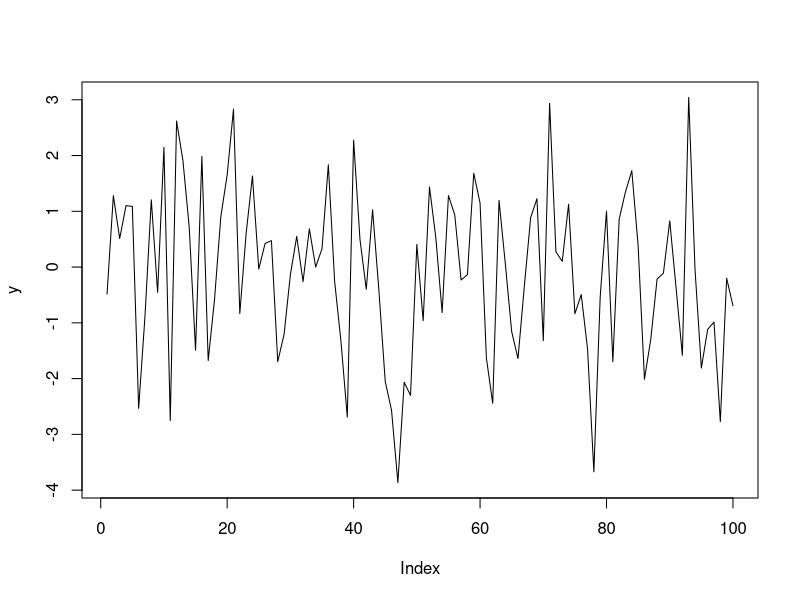
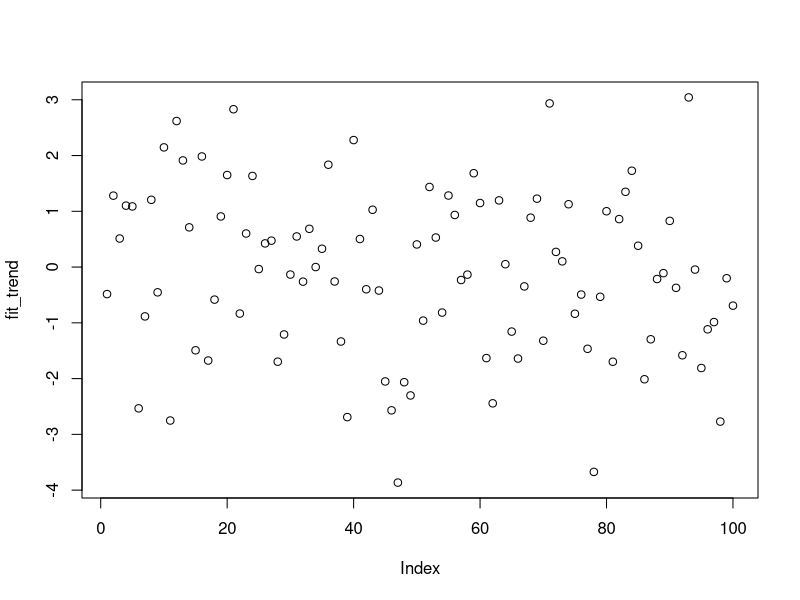
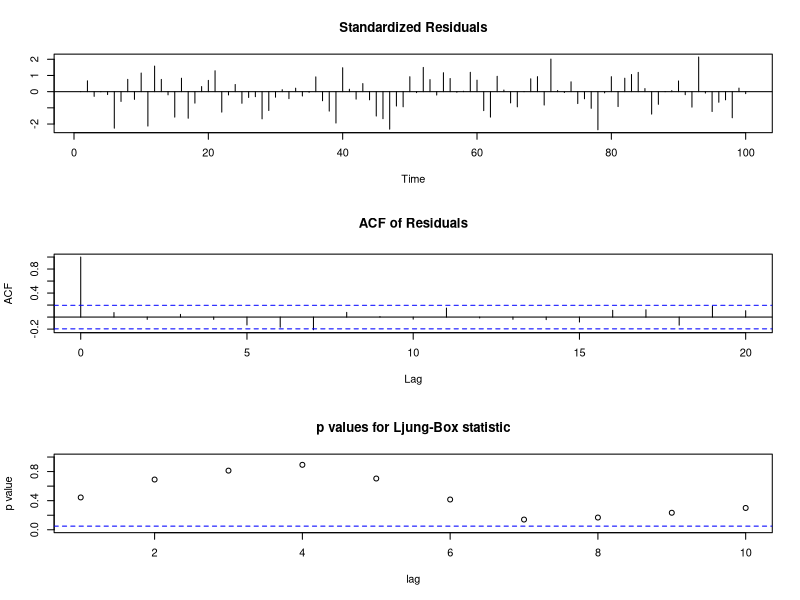
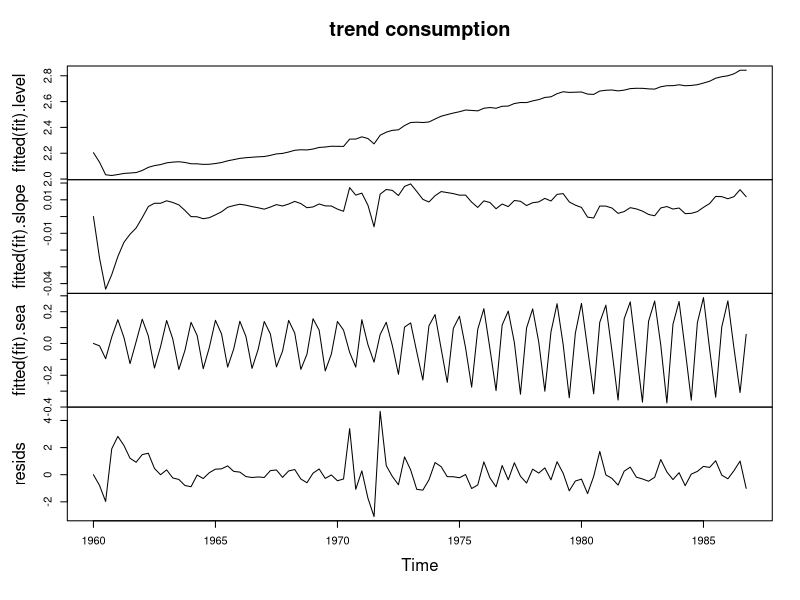

Here is the R script that generated these plots, in order:
## ---- chunk 1
knitr::opts_chunk$set(echo = TRUE)
## ---- chunk 2
library(graphics)
library(forecast)
## ---- chunk 3
mu_zero = 0
v_zero = 0 

s_q = 0.1
s_z = 0.5
s_e = 1.1

n = 100

eps_q <- rnorm(n+2, sd = sqrt(s_q))
eps_z <- rnorm(n+2, sd = sqrt(s_z))
eps_e <- rnorm(n+2, sd = sqrt(s_e))



y <- eps_e[seq(n)+1] + eps_z[seq(n)+1] + eps_q[seq(n)+1] + mu_zero + v_zero
plot(y, type = "l")

## ---- chunk 4
fit_trend <- window(y, start = 0)
(fit <- StructTS(fit_trend, type = "trend"))
plot(fit_trend)

tsdiag(fit)

(fit <- StructTS(log10(UKgas), type = "BSM"))

plot(cbind(fitted(fit), resids=resid(fit)), main = "trend consumption")

